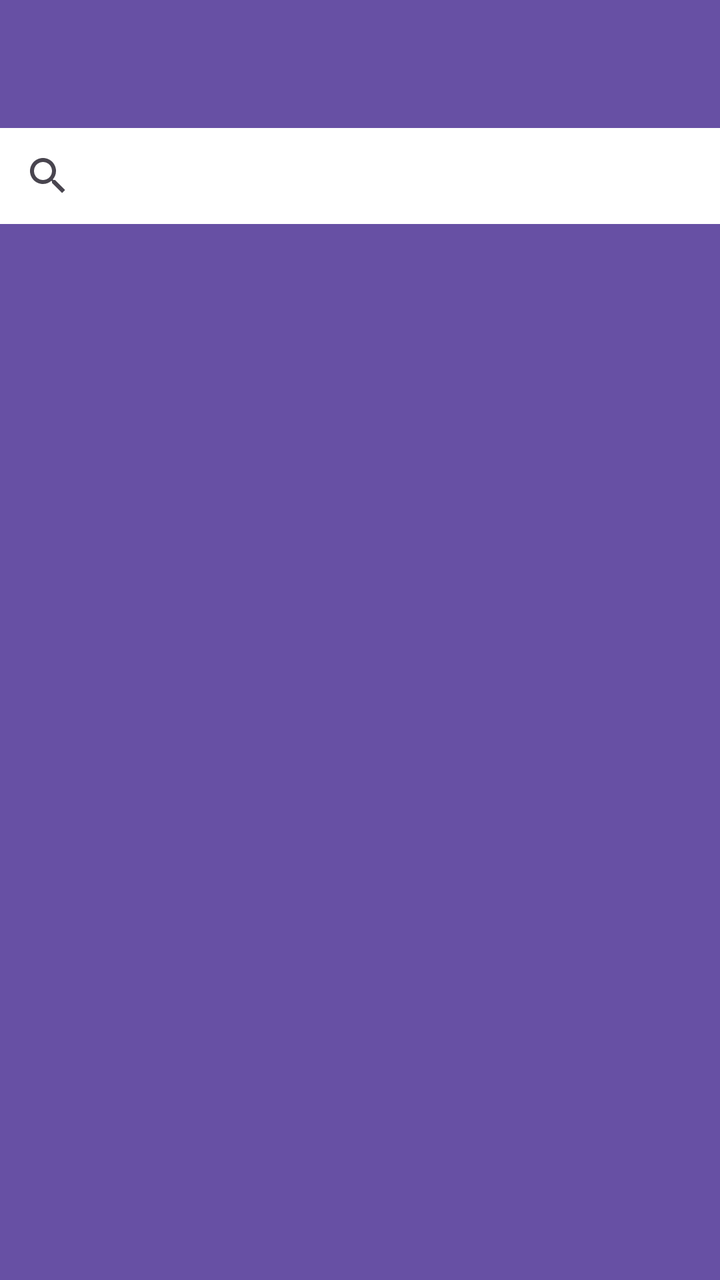
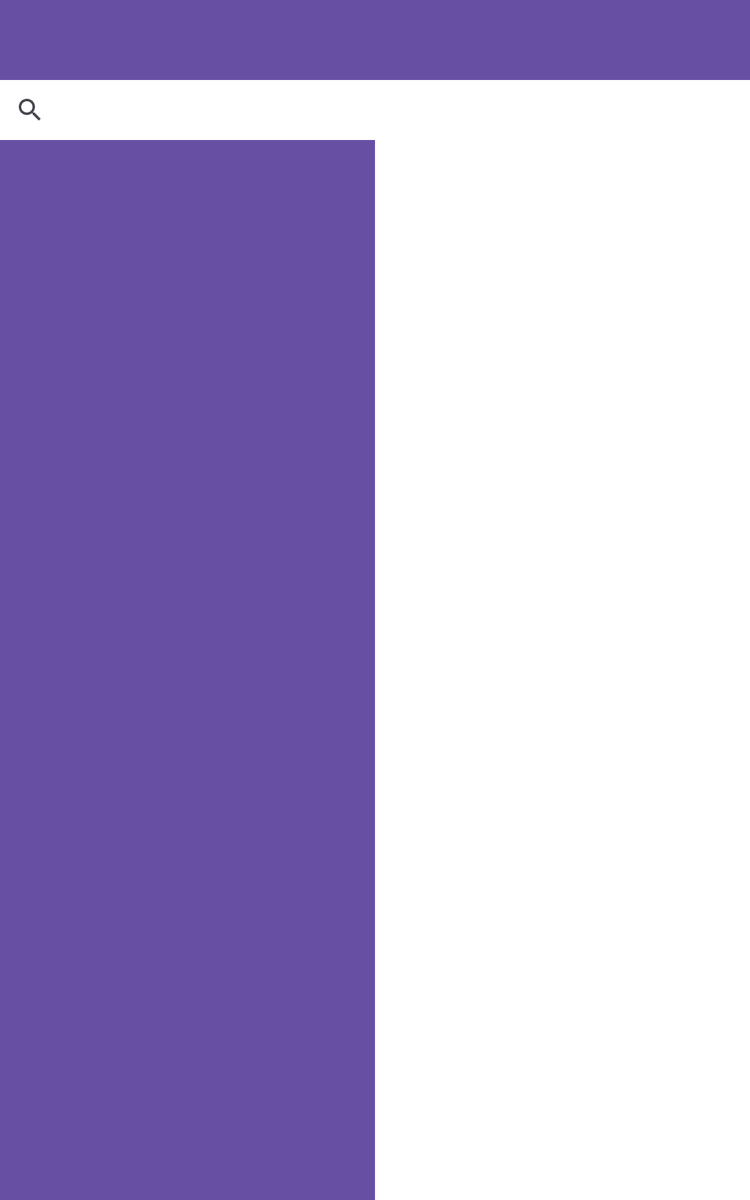

One screen, two layout resources from the same app: the default and the repository's alternative for another configuration. Each is rendered where Android would select it; the XML of both is given below.
<!-- AndroidManifest.xml: application theme Theme.CharacterInfo -->
<!-- res/layout/activity_character.xml -->
<?xml version="1.0" encoding="utf-8"?>
<androidx.constraintlayout.widget.ConstraintLayout xmlns:android="http://schemas.android.com/apk/res/android"
    xmlns:app="http://schemas.android.com/apk/res-auto"
    xmlns:tools="http://schemas.android.com/tools"
    android:layout_width="match_parent"
    android:layout_height="match_parent"
    android:background="?attr/colorPrimary"
    tools:context=".views.CharacterActivity">

    <androidx.appcompat.widget.Toolbar
        android:id="@+id/toolbar"
        android:layout_width="match_parent"
        android:layout_height="?attr/actionBarSize"
        android:background="?attr/colorPrimary"
        android:elevation="4dp"
        android:theme="@style/ThemeOverlay.AppCompat.ActionBar"
        app:titleTextColor="@color/white"
        app:layout_constraintEnd_toEndOf="parent"
        app:layout_constraintStart_toStartOf="parent"
        app:layout_constraintTop_toTopOf="parent"
        app:layout_constraintBottom_toTopOf="@id/searchView"/>

    <SearchView
        android:id="@+id/searchView"
        android:layout_width="match_parent"
        android:layout_height="wrap_content"
        android:background="@color/white"
        app:layout_constraintTop_toBottomOf="@id/toolbar"
        app:layout_constraintStart_toStartOf="parent"
        app:layout_constraintEnd_toEndOf="parent"
        app:layout_constraintBottom_toTopOf="@id/recyclerView"/>

    <androidx.recyclerview.widget.RecyclerView
        android:id="@+id/recyclerView"
        android:layout_width="match_parent"
        android:layout_height="0dp"
        android:layout_marginTop="10dp"
        app:layout_constraintTop_toBottomOf="@id/searchView"
        app:layout_constraintStart_toStartOf="parent"
        app:layout_constraintEnd_toEndOf="parent"
        app:layout_constraintBottom_toBottomOf="parent"/>

    <androidx.fragment.app.FragmentContainerView
        android:id="@+id/fragment"
        android:layout_width="0dp"
        android:layout_height="match_parent"
        app:layout_constraintTop_toBottomOf="@id/searchView"
        app:layout_constraintStart_toStartOf="parent"
        app:layout_constraintEnd_toEndOf="parent"
        app:layout_constraintBottom_toBottomOf="parent"/>

</androidx.constraintlayout.widget.ConstraintLayout>
<!-- resources referenced by this layout -->
<resources>
  <style name="Theme.CharacterInfo" parent="Base.Theme.CharacterInfo" />
  <style name="Base.Theme.CharacterInfo" parent="Theme.Material3.DayNight.NoActionBar">
          
          
      </style>
</resources>
<!-- res/layout-sw600dp/activity_character.xml (the repository's variant of the layout above) -->
<!-- drawn on a 7-inch tablet held upright -->
<?xml version="1.0" encoding="utf-8"?>
<androidx.constraintlayout.widget.ConstraintLayout xmlns:android="http://schemas.android.com/apk/res/android"
    xmlns:app="http://schemas.android.com/apk/res-auto"
    xmlns:tools="http://schemas.android.com/tools"
    android:layout_width="match_parent"
    android:layout_height="match_parent"
    android:background="?attr/colorPrimary"
    tools:context=".views.CharacterActivity">

    <androidx.appcompat.widget.Toolbar
        android:id="@+id/toolbar"
        android:layout_width="match_parent"
        android:layout_height="?attr/actionBarSize"
        android:background="?attr/colorPrimary"
        android:elevation="4dp"
        android:theme="@style/ThemeOverlay.AppCompat.ActionBar"
        app:titleTextColor="@color/white"
        app:layout_constraintEnd_toEndOf="parent"
        app:layout_constraintStart_toStartOf="parent"
        app:layout_constraintTop_toTopOf="parent"
        app:layout_constraintBottom_toTopOf="@id/searchView"/>

    <SearchView
        android:id="@+id/searchView"
        android:layout_width="match_parent"
        android:layout_height="wrap_content"
        android:background="@color/white"
        app:layout_constraintTop_toBottomOf="@id/toolbar"
        app:layout_constraintStart_toStartOf="parent"
        app:layout_constraintEnd_toEndOf="parent"
        app:layout_constraintBottom_toTopOf="@id/recyclerView"/>

    <androidx.recyclerview.widget.RecyclerView
        android:id="@+id/recyclerView"
        android:layout_width="0dp"
        android:layout_height="0dp"
        android:layout_marginTop="10dp"
        android:background="?attr/colorPrimary"
        app:layout_constraintTop_toBottomOf="@id/searchView"
        app:layout_constraintStart_toStartOf="parent"
        app:layout_constraintEnd_toStartOf="@id/guideline"
        app:layout_constraintBottom_toBottomOf="parent"/>

    <androidx.constraintlayout.widget.Guideline
        android:id="@+id/guideline"
        android:layout_width="wrap_content"
        android:layout_height="match_parent"
        android:orientation="vertical"
        app:layout_constraintGuide_percent="0.5"/>

    <androidx.fragment.app.FragmentContainerView
        android:id="@+id/fragment"
        android:layout_width="0dp"
        android:layout_height="0dp"
        android:background="@color/white"
        app:layout_constraintTop_toBottomOf="@id/searchView"
        app:layout_constraintStart_toEndOf="@id/guideline"
        app:layout_constraintEnd_toEndOf="parent"
        app:layout_constraintBottom_toBottomOf="parent"/>

</androidx.constraintlayout.widget.ConstraintLayout>
